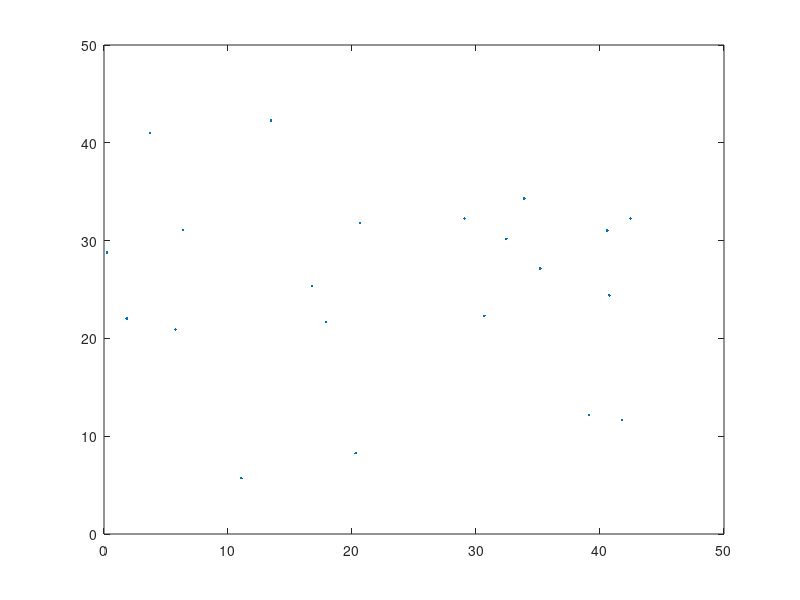
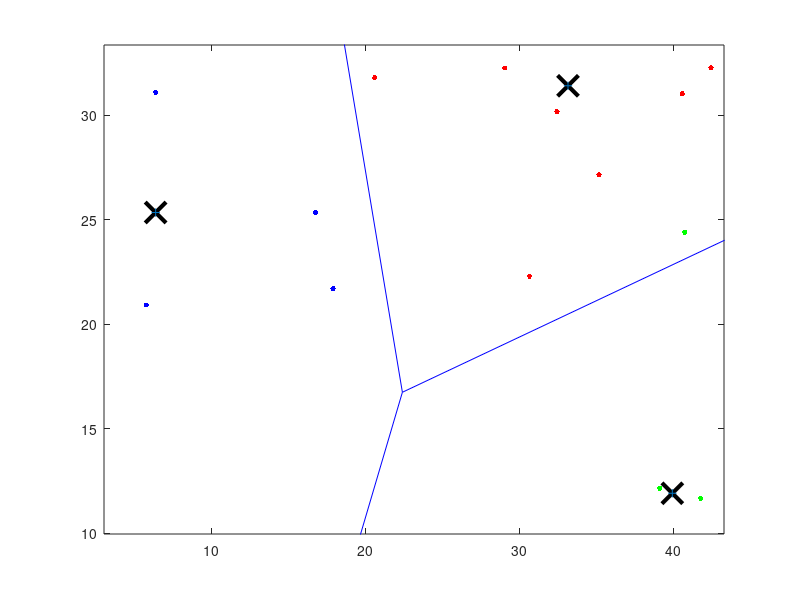

Source code (MATLAB) for these figures, in order:
%rng default; % Saves the random numbers seed
%% Debris generation
%X = [randn(100,2)*0.75+ones(100,2);
%    randn(100,2)*0.5-ones(100,2)];

k = 1;
maxdebris = 20;
X = zeros(maxdebris,2);
while k<=21
    X(k,:) = [50*rand, 50*rand];
    k = k+1;
end 
%% Plot the generated debris
figure;
plot(X(:,1),X(:,2),'.');

opts = statset('Display','final');
[idx,C] = kmeans(X,3,'Distance','cityblock',...
    'Replicates',5,'Options',opts); %X=debris x-y-coordinates, 3 is no of clusters, 5 is no of iterations and picks lowest sum of distances
%{
%Gives the centroids as goals for the RRT if we want to use that
Centroid1 = C(1,:);
Goal1 = Centroid1;

Centroid2 = C(2,:);
Goal2 = Centroid2;

Centroid3 = C(3,:);
Goal3 = Centroid3;
%}
CentXCol = C(:, 1); %x-coordinates for the centroids
CentYCol = C(:, 2); %y-coordinates for the centroids

figure;
plot(X(idx==1,1),X(idx==1,2),'r.','MarkerSize',12)  %plots the debris in the first centroid              
hold on
plot(X(idx==2,1),X(idx==2,2),'b.','MarkerSize',12)  %plots the debris in the second centroid  
plot(X(idx==3,1),X(idx==3,2),'g.','MarkerSize',12)  %plots the debris in the third centroid  
plot(C(:,1),C(:,2),'kx',...                         %plots the centroids
     'MarkerSize',15,'LineWidth',3)
%% Draw Voronoi for given set points
voronoi(CentXCol, CentYCol)
%% Get edge coordinates for the voronoi
[vx, vy] = voronoi(CentXCol, CentYCol)
line1x = [vx(1, 1), vx(2, 1)];
line2x = [vx(1, 2), vx(2, 2)];
line3x = [vx(1, 3), vx(2, 3)];
line1y = [vy(1, 1), vy(2, 1)];
line2y = [vy(1, 2), vy(2, 2)];
line3y = [vy(1, 3), vy(2, 3)];

BinCoordinates = [vx(1, 1), vy(1, 1)];
line1 = [vx(1, 1), vy(1, 1), vx(2,1), vy(2,1)];
line2 = [vx(1, 2), vy(1, 2), vx(2,2), vy(2,2)];
line3 = [vx(1, 3), vy(1, 3), vx(2,3), vy(2,3)];

BinCoordinates
line1
line2
line3

hold off
